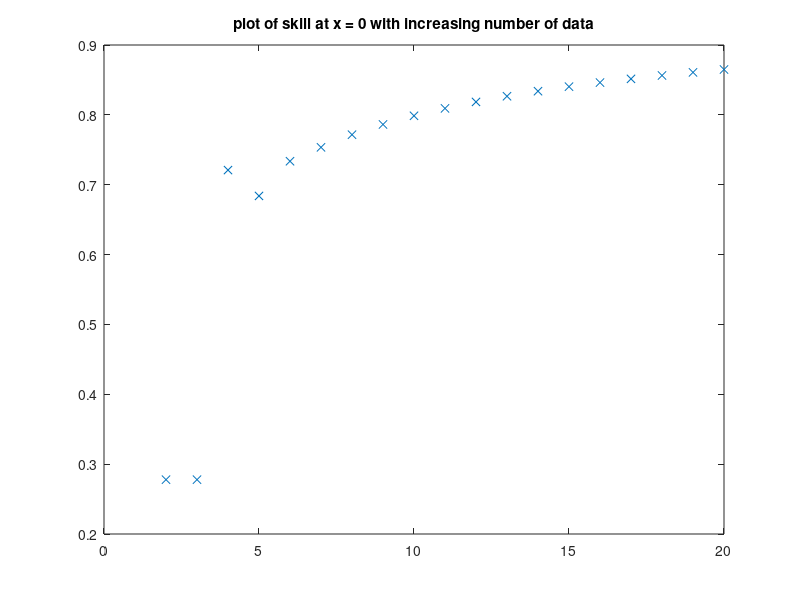

This chart was generated by the following MATLAB code:
% HW4 intgauss Question 1 part c
%
% code adapted from Dan Rudnick

clear all; close all

scale=1;
noise=0.1;
t=(-5:0.1:5)';
d = [0.5; 1];
vals = zeros(19,1);


for n=2:20
   t = linspace(scale*-1,scale,n)';
   cov = zeros(n,n);
   
   % populate covariance matrix
   for i=1:n % rows
       for j=1:n % cols
           cov(i,j) = (1+((t(i)-t(j))/scale)^2)^-1;
       end
   end
   cov = cov+eye(n,n)*noise;
   
   dx = -(1+((0-t)/scale).^2).^(-2).*(2*(0-t)/(scale^2)); % n x 1
   ddx = 2/(scale^2);
   skillt = (dx'*inv(cov)*dx)/(ddx);
   vals(n-1) = skillt;
   
end

figure
plot(2:20,vals,'x')
title('plot of skill at x = 0 with increasing number of data')
